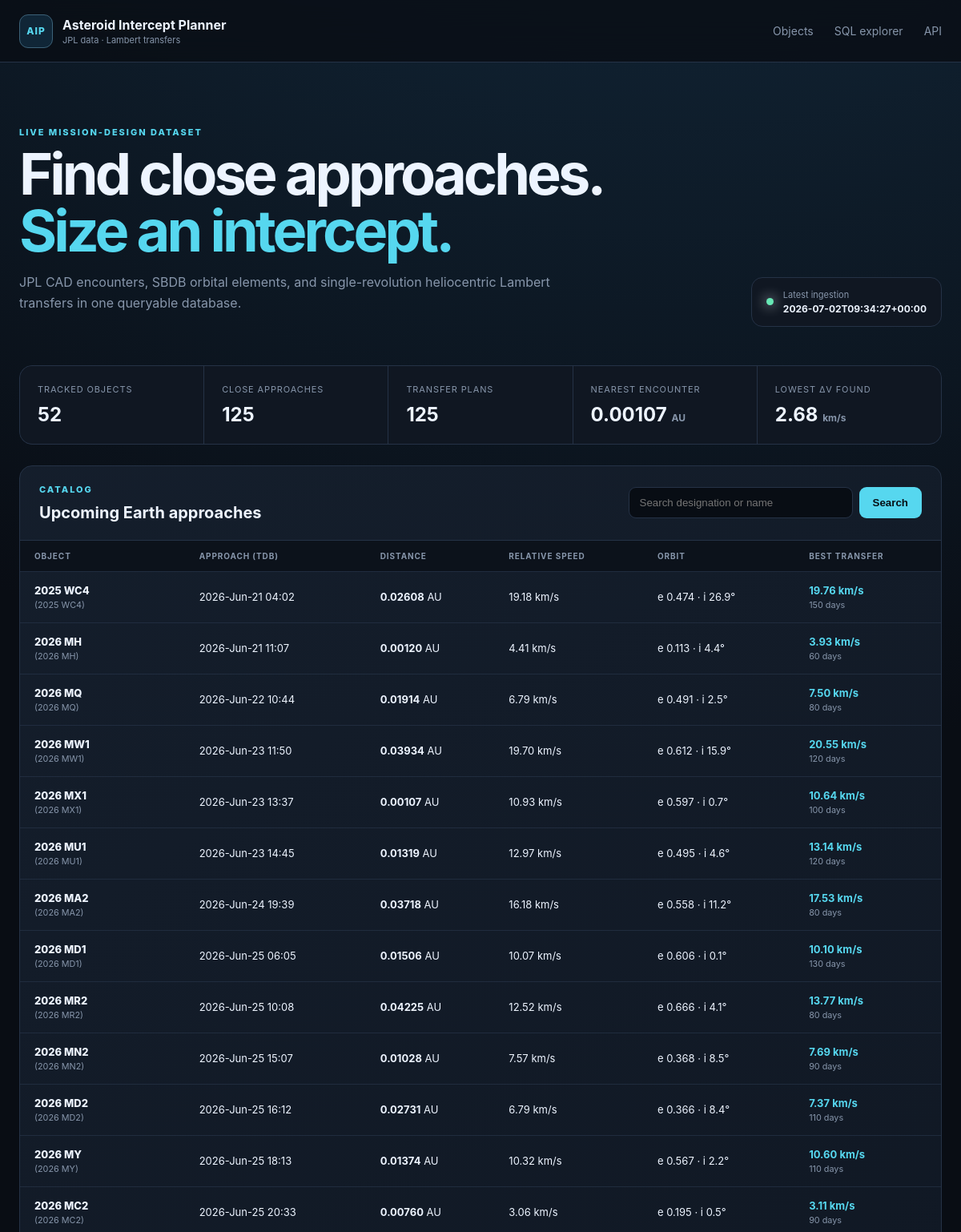
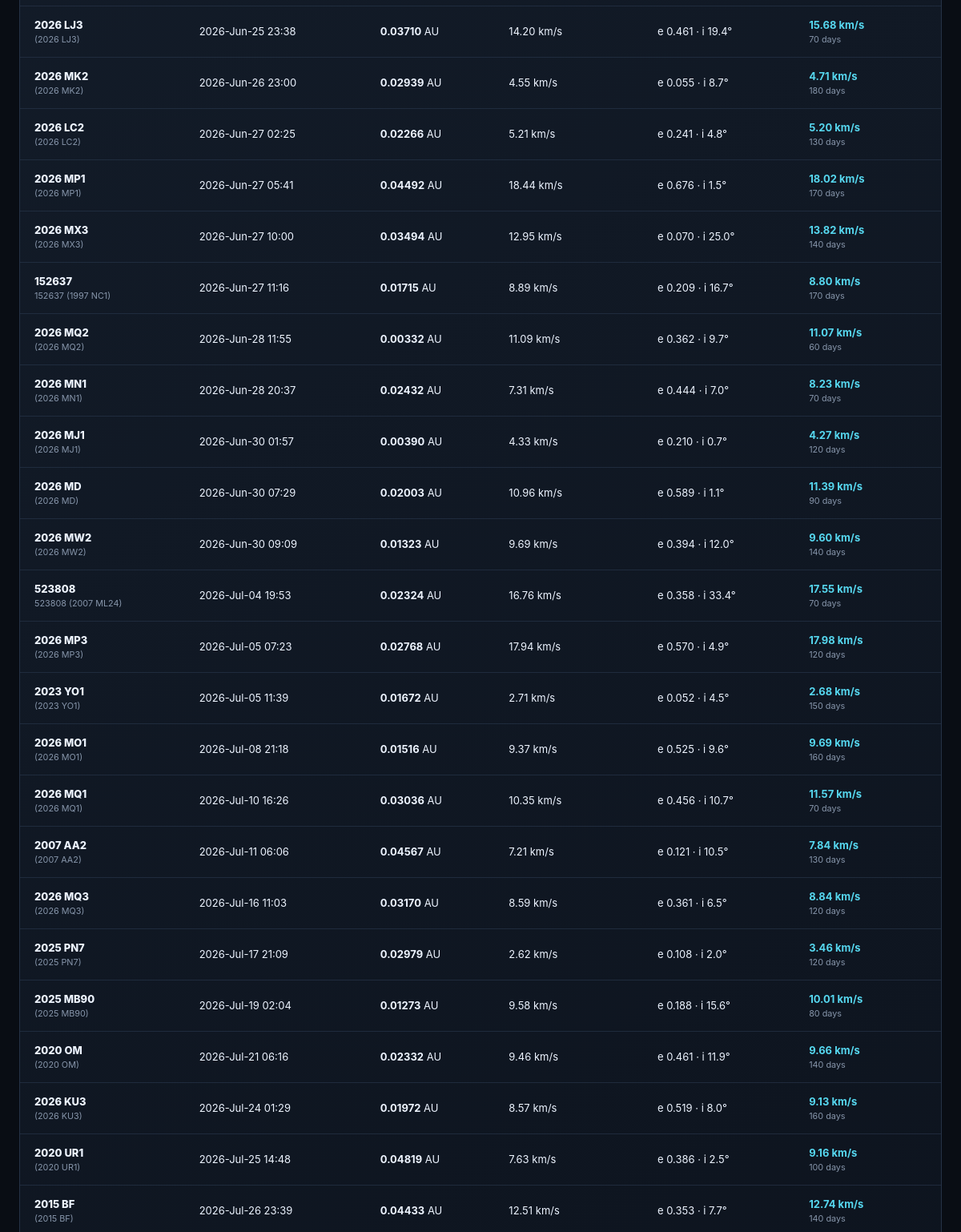
Before: / (upper part) with the older database file (2 pictures, top to bottom).
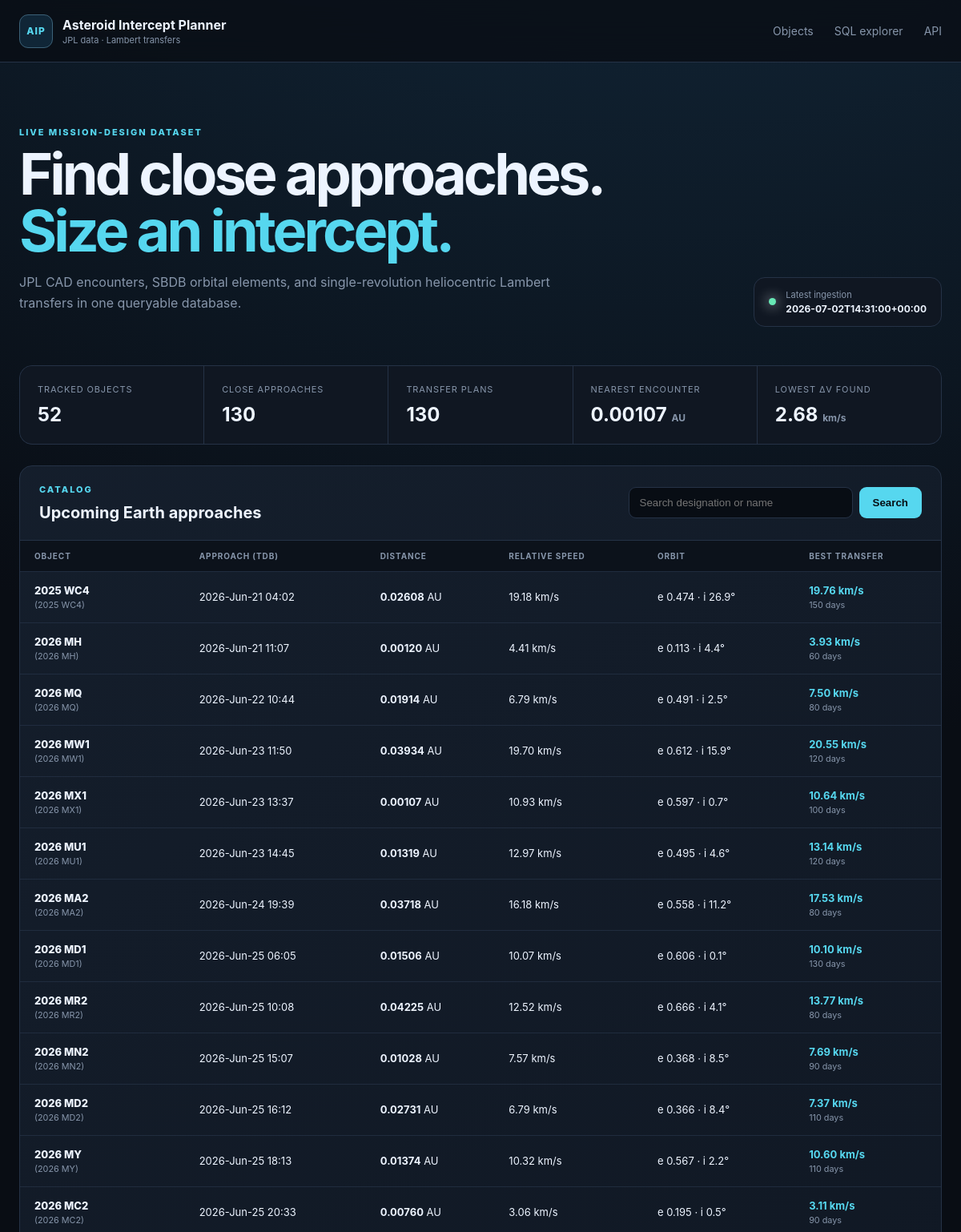
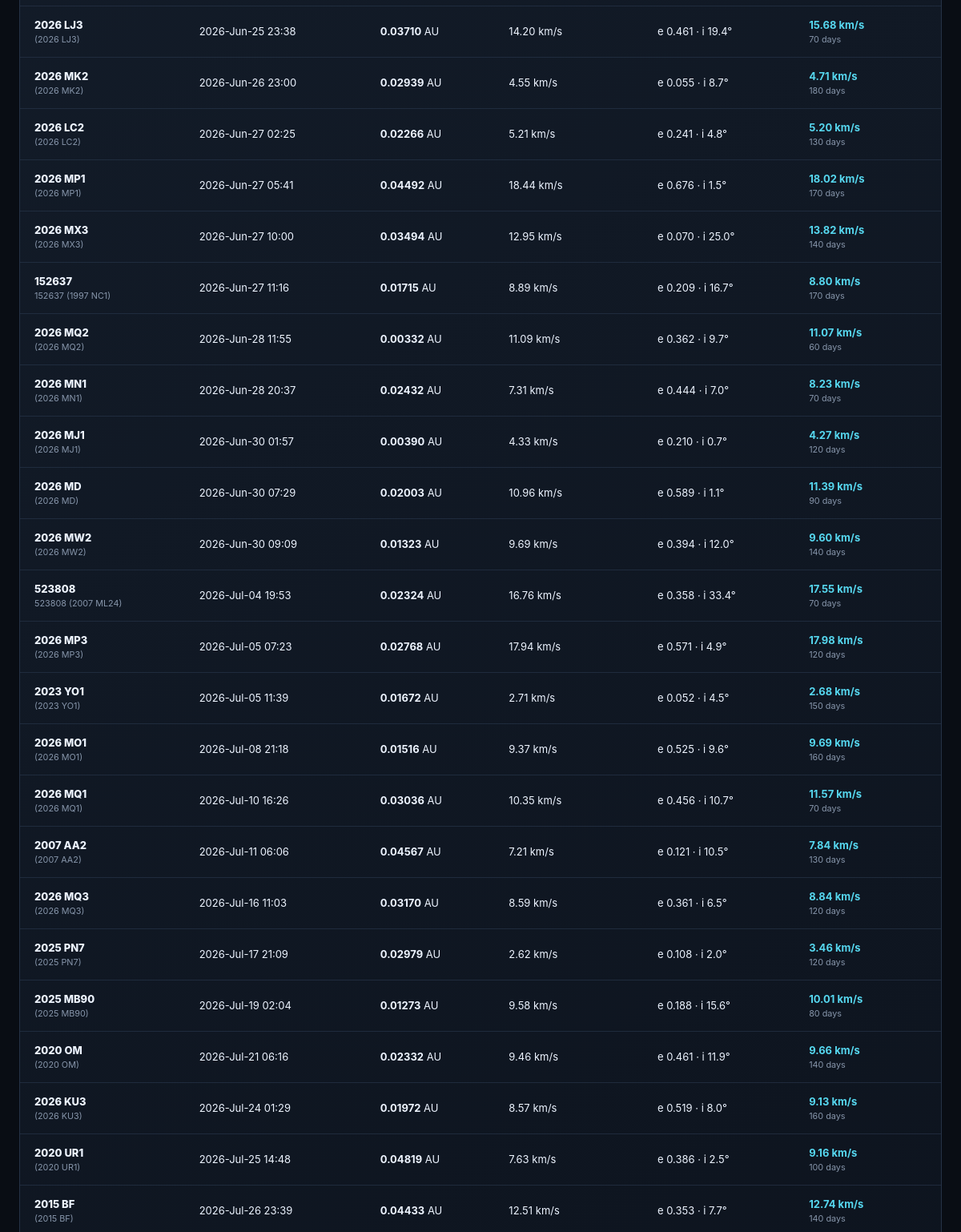
After: the same page with the newer database file (2 pictures, top to bottom).
### tables this page shows
CREATE TABLE ingestion_runs (
    run_id INTEGER PRIMARY KEY AUTOINCREMENT,
    started_at TEXT NOT NULL,
    finished_at TEXT,
    status TEXT NOT NULL CHECK (status IN ('running', 'success', 'failed')),
    source TEXT NOT NULL,
    query_json TEXT NOT NULL,
    object_count INTEGER NOT NULL DEFAULT 0,
    error_message TEXT
);

CREATE TABLE intercept_plans (
    plan_id INTEGER PRIMARY KEY AUTOINCREMENT,
    approach_id INTEGER NOT NULL REFERENCES close_approaches(approach_id) ON DELETE CASCADE,
    method TEXT NOT NULL,
    departure_jd_tdb REAL NOT NULL,
    arrival_jd_tdb REAL NOT NULL,
    tof_days REAL NOT NULL,
    departure_dv_kms REAL NOT NULL,
    arrival_dv_kms REAL NOT NULL,
    total_dv_kms REAL NOT NULL,
    c3_km2_s2 REAL,
    leo_departure_dv_kms REAL,
    polyline_json TEXT,
    computed_at TEXT NOT NULL,
    UNIQUE (approach_id, method)
);

CREATE TABLE asteroids (
    designation TEXT PRIMARY KEY,
    fullname TEXT,
    absolute_magnitude_h REAL,
    diameter_km REAL,
    first_seen_at TEXT NOT NULL,
    updated_at TEXT NOT NULL
);

CREATE TABLE close_approaches (
    approach_id INTEGER PRIMARY KEY AUTOINCREMENT,
    designation TEXT NOT NULL REFERENCES asteroids(designation) ON DELETE CASCADE,
    body TEXT NOT NULL DEFAULT 'Earth',
    close_approach_jd_tdb REAL NOT NULL,
    close_approach_text TEXT,
    distance_au REAL NOT NULL,
    distance_min_au REAL,
    distance_max_au REAL,
    relative_velocity_kms REAL,
    hyperbolic_excess_velocity_kms REAL,
    time_uncertainty TEXT,
    ingested_at TEXT NOT NULL,
    UNIQUE (designation, body, close_approach_jd_tdb)
);

CREATE TABLE orbital_elements (
    designation TEXT PRIMARY KEY REFERENCES asteroids(designation) ON DELETE CASCADE,
    epoch_jd_tdb REAL,
    semi_major_axis_au REAL NOT NULL,
    eccentricity REAL NOT NULL,
    inclination_deg REAL NOT NULL,
    raan_deg REAL NOT NULL,
    arg_periapsis_deg REAL NOT NULL,
    mean_anomaly_deg REAL,
    perihelion_time_jd_tdb REAL,
    perihelion_distance_au REAL,
    aphelion_distance_au REAL,
    orbital_period_days REAL,
    earth_moid_au REAL,
    condition_code TEXT,
    orbit_id TEXT,
    source TEXT NOT NULL,
    updated_at TEXT NOT NULL
);

### app/web.py (the view)
    @application.route("/")
    def index():
        search = request.args.get("q", "").strip()
        sort = request.args.get("sort", "date")
        order = request.args.get("order", "asc")
        return render_template(
            "index.html",
            rows=list_asteroids(search, sort, order, path=settings.database_path),
            stats=dashboard_stats(settings.database_path),
            latest_run=latest_ingestion(settings.database_path),
            search=search,
            sort=sort,
            order=order,
        )

### app/database.py (called while the page is built)
def _dict_row(cursor: sqlite3.Cursor, row: tuple[Any, ...]) -> dict[str, Any]:
    return {column[0]: row[index] for index, column in enumerate(cursor.description)}

@contextmanager
def connect(path: Path | None = None) -> Iterator[sqlite3.Connection]:
    database_path = Path(path or get_settings().database_path)
    database_path.parent.mkdir(parents=True, exist_ok=True)
    connection = sqlite3.connect(database_path, timeout=30)
    connection.row_factory = _dict_row
    connection.execute("PRAGMA foreign_keys = ON")
    connection.execute("PRAGMA busy_timeout = 30000")
    try:
        yield connection
    finally:
        connection.close()

def initialize_database(path: Path | None = None) -> Path:
    database_path = Path(path or get_settings().database_path)
    schema = Path(__file__).with_name("schema.sql").read_text(encoding="utf-8")
    with connect(database_path) as connection:
        schema_version = int(connection.execute("PRAGMA user_version").fetchone()["user_version"])
        if schema_version < 2:
            connection.executescript(schema)
            connection.commit()
    return database_path

def fetch_all(
    query: str, params: Sequence[Any] = (), path: Path | None = None
) -> list[dict[str, Any]]:
    initialize_database(path)
    with connect(path) as connection:
        return connection.execute(query, params).fetchall()

def fetch_one(
    query: str, params: Sequence[Any] = (), path: Path | None = None
) -> dict[str, Any] | None:
    rows = fetch_all(query, params, path)
    return rows[0] if rows else None

def dashboard_stats(path: Path | None = None) -> dict[str, Any]:
    return (
        fetch_one(
            """
        SELECT
          (SELECT COUNT(*) FROM asteroids) AS asteroid_count,
          (SELECT COUNT(*) FROM close_approaches) AS approach_count,
          (SELECT COUNT(*) FROM intercept_plans) AS plan_count,
          (SELECT MIN(distance_au) FROM close_approaches) AS nearest_distance_au,
          (SELECT MIN(total_dv_kms) FROM intercept_plans) AS lowest_total_dv_kms
        """,
            path=path,
        )
        or {}
    )

def latest_ingestion(path: Path | None = None) -> dict[str, Any] | None:
    return fetch_one("SELECT * FROM ingestion_runs ORDER BY run_id DESC LIMIT 1", path=path)

### app/templates/index.html (shortened to what this page needs)
{% extends "base.html" %}
{% block content %}
<section class="hero">
  <div>
    <p class="eyebrow">LIVE MISSION-DESIGN DATASET</p>
    <h1>Find close approaches.<br><span>Size an intercept.</span></h1>
    <p>JPL CAD encounters, SBDB orbital elements, and single-revolution heliocentric Lambert transfers in one queryable database.</p>
  </div>
  <div class="run-status">
    <span class="status-dot {{ 'ok' if latest_run and latest_run.status == 'success' else '' }}"></span>
    <div><small>Latest ingestion</small><strong>{{ latest_run.finished_at if latest_run else 'No run recorded' }}</strong></div>
  </div>
</section>
<section class="metrics">
  <article><small>Tracked objects</small><strong>{{ stats.asteroid_count or 0 }}</strong></article>
  <article><small>Close approaches</small><strong>{{ stats.approach_count or 0 }}</strong></article>
  <article><small>Transfer plans</small><strong>{{ stats.plan_count or 0 }}</strong></article>
  <article><small>Nearest encounter</small><strong>{{ stats.nearest_distance_au|number(5) }} <em>AU</em></strong></article>
  <article><small>Lowest Δv found</small><strong>{{ stats.lowest_total_dv_kms|number(2) }} <em>km/s</em></strong></article>
</section>
<section class="panel">
  <div class="panel-header">
    <div><p class="eyebrow">CATALOG</p><h2>Upcoming Earth approaches</h2></div>
    <form class="search" method="get">
      <input type="search" name="q" value="{{ search }}" placeholder="Search designation or name">
      <button>Search</button>
    </form>
  </div>
  <div class="table-wrap">
    <table>
      <thead><tr>
        <th>Object</th><th>Approach (TDB)</th><th>Distance</th><th>Relative speed</th>
        <th>Orbit</th><th>Best transfer</th>
      </tr></thead>
      <tbody>
      {% for row in rows %}
        <tr>
          <td><a class="object-link" href="{{ url_for('asteroid_detail', designation=row.designation) }}">{{ row.designation }}</a><small>{{ row.fullname or '' }}</small></td>
          <td>{{ row.close_approach_text or row.close_approach_jd_tdb|number(2) }}</td>
          <td><strong>{{ row.distance_au|number(5) }}</strong> AU</td>
          <td>{{ row.relative_velocity_kms|number(2) }} km/s</td>
          <td>e {{ row.eccentricity|number(3) }} · i {{ row.inclination_deg|number(1) }}°</td>
          <td>{% if row.total_dv_kms is not none %}<strong class="accent">{{ row.total_dv_kms|number(2) }} km/s</strong><small>{{ row.tof_days|number(0) }} days</small>{% else %}<span class="muted">No feasible grid solution</span>{% endif %}</td>
        </tr>
      {% else %}
        <tr><td class="empty" colspan="6">The database is empty. Run <code>python -m app.ingest</code> to populate it.</td></tr>
      {% endfor %}
      </tbody>
    </table>
  </div>
</section>
{% endblock %}

### app/templates/base.html (shortened to what this page needs)
<!doctype html>
<html lang="en">
  <head>
    <link rel="stylesheet" href="{{ url_for('static', filename='style.css') }}">
  </head>
  <body>
    <header class="site-header">
      <a class="brand" href="{{ url_for('index') }}">
        <span class="brand-mark">AIP</span>
        <span><strong>Asteroid Intercept Planner</strong><small>JPL data · Lambert transfers</small></span>
      </a>
      <nav>
        <a href="{{ url_for('index') }}">Objects</a>
        <a href="{{ url_for('data_explorer') }}">SQL explorer</a>
        <a href="{{ url_for('asteroid_api') }}">API</a>
      </nav>
    </header>
    <main>{% block content %}{% endblock %}</main>
  </body>
</html>

### app/static/style.css (style rules this page uses)
:root { --bg:#090d14;--surface:#101722;--surface-2:#151f2d;--line:#253246;--text:#edf4ff;--muted:#8796ab;--cyan:#56d7ef;--green:#67e8b5;--orange:#ffad66;--max:1440px;font-family:Inter,ui-sans-serif,system-ui,-apple-system,BlinkMacSystemFont,"Segoe UI",sans-serif;color-scheme:dark }
* { box-sizing:border-box }
body { margin:0;background:radial-gradient(circle at 70% -20%,#16334a 0,transparent 35%),var(--bg);color:var(--text);min-height:100vh }
.site-header { height:78px;border-bottom:1px solid var(--line);display:flex;align-items:center;justify-content:space-between;padding:0 max(24px,calc((100vw - var(--max))/2));background:rgba(9,13,20,.78);backdrop-filter:blur(18px);position:sticky;top:0;z-index:10 }
.brand { display:flex;gap:12px;align-items:center;text-decoration:none;color:var(--text) }
.brand-mark { width:42px;height:42px;border:1px solid #3c6278;background:#102637;border-radius:11px;display:grid;place-items:center;color:var(--cyan);font-size:12px;font-weight:800;letter-spacing:.08em }
.brand strong,.brand small { display:block }
.brand small { color:var(--muted);font-size:11px;margin-top:2px }
.site-header nav { display:flex;gap:26px }
.site-header nav a { color:var(--muted);text-decoration:none;font-size:14px }
main { max-width:var(--max);margin:auto;padding:42px 24px 80px }
.hero { display:flex;justify-content:space-between;align-items:flex-end;padding:38px 0 48px }
.eyebrow { font-size:11px;letter-spacing:.18em;color:var(--cyan);font-weight:800;margin:0 0 10px }
.hero h1,.detail-hero h1 { font-size:clamp(42px,6vw,82px);line-height:.98;margin:0;letter-spacing:-.055em }
.hero h1 span { color:var(--cyan) }
.hero>div>p:last-child,.detail-hero>p:last-child { color:var(--muted);max-width:680px;line-height:1.65 }
.run-status { display:flex;align-items:center;gap:12px;padding:14px 18px;border:1px solid var(--line);border-radius:14px;background:var(--surface) }
.run-status small,.run-status strong { display:block }
.run-status small { color:var(--muted);font-size:11px }
.run-status strong { font-size:12px;margin-top:3px }
.status-dot { width:9px;height:9px;border-radius:50%;background:var(--orange);box-shadow:0 0 16px currentColor }
.status-dot.ok { background:var(--green) }
.metrics { display:grid;grid-template-columns:repeat(5,1fr);gap:1px;background:var(--line);border:1px solid var(--line);border-radius:16px;overflow:hidden;margin-bottom:26px }
.metrics article { background:var(--surface);padding:22px }
.metrics small { display:block;color:var(--muted);font-size:11px;text-transform:uppercase;letter-spacing:.08em }
.metrics strong { display:block;font-size:24px;margin-top:10px }
.metrics em { font-size:12px;color:var(--muted);font-style:normal }
.panel { border:1px solid var(--line);background:linear-gradient(145deg,rgba(21,31,45,.93),rgba(12,18,28,.93));border-radius:16px;overflow:hidden }
.panel-header { padding:22px 24px;border-bottom:1px solid var(--line);display:flex;align-items:center;justify-content:space-between;gap:24px }
.panel-header h2,.note-card h2,.table-list h2 { margin:0;font-size:20px }
.search { display:flex;gap:8px }
input,textarea { background:#080d14;border:1px solid var(--line);color:var(--text);border-radius:9px;padding:11px 13px }
input { min-width:280px }
button,.button { background:var(--cyan);border:0;color:#071015;border-radius:9px;padding:11px 17px;font-weight:800;cursor:pointer;text-decoration:none;display:inline-block }
.table-wrap { overflow:auto }
table { width:100%;border-collapse:collapse;font-size:13px }
th { text-align:left;color:var(--muted);font-size:10px;text-transform:uppercase;letter-spacing:.09em;padding:13px 18px;background:#0c121b;white-space:nowrap }
td { border-top:1px solid rgba(37,50,70,.75);padding:15px 18px;white-space:nowrap }
td small { display:block;color:var(--muted);margin-top:4px }
.object-link { color:var(--text);font-weight:800;text-decoration:none }
.object-link:hover,.accent { color:var(--cyan) }

Changed rows visible on the page:
no longer on this page (row unchanged): ingestion_runs: finished_at "2026-07-02T09:34:27+00:00"
added ingestion_runs: finished_at "2026-07-02T14:31:00+00:00"
changed through a linked row, intercept_plans "2026 MP3": eccentricity|number "0.570" → "0.571"
Other visible differences:
{{ stats.approach_count or 0 }}: "125" → "130"
{{ stats.plan_count or 0 }}: "125" → "130"
